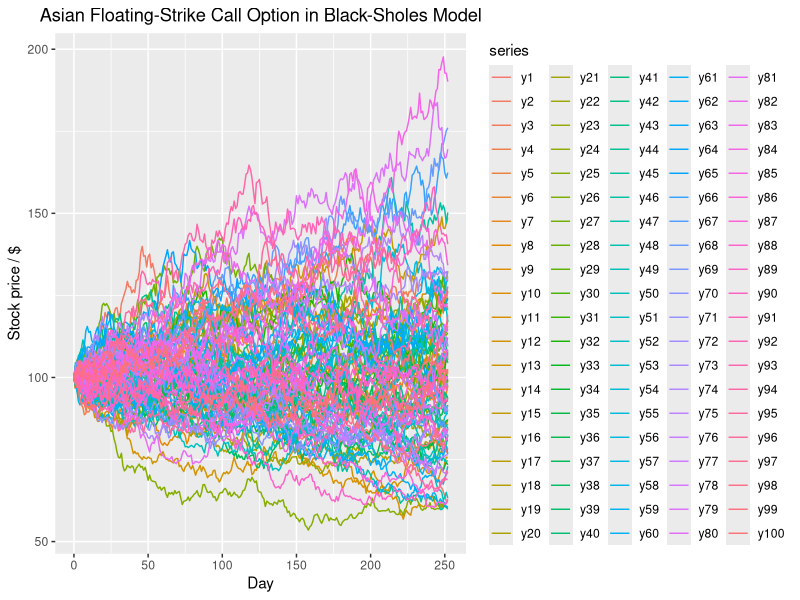
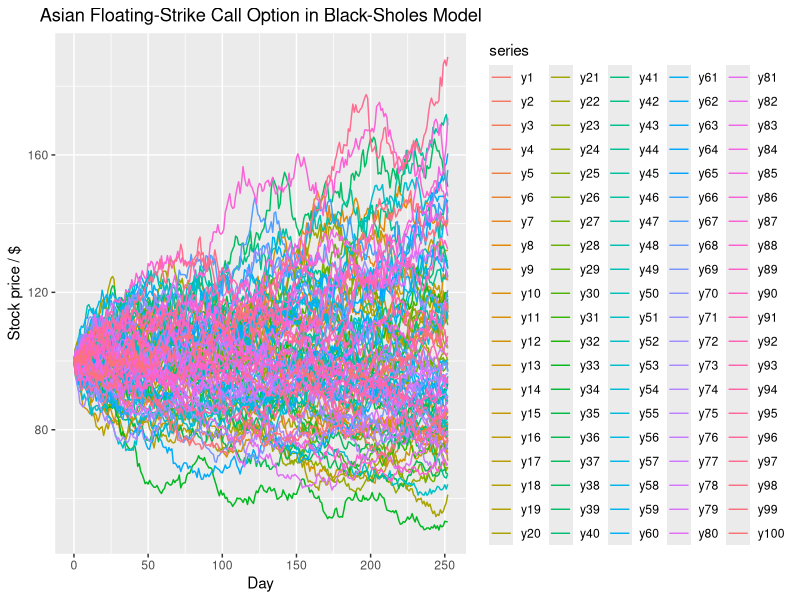
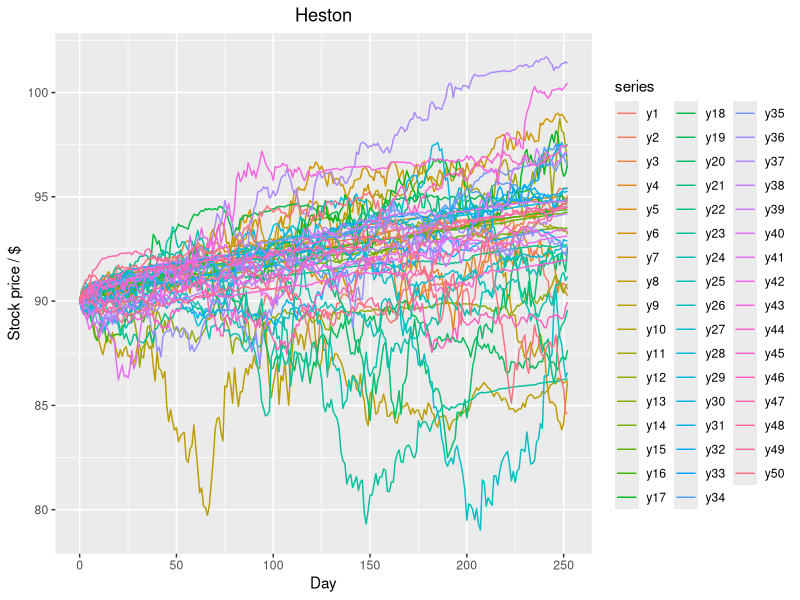
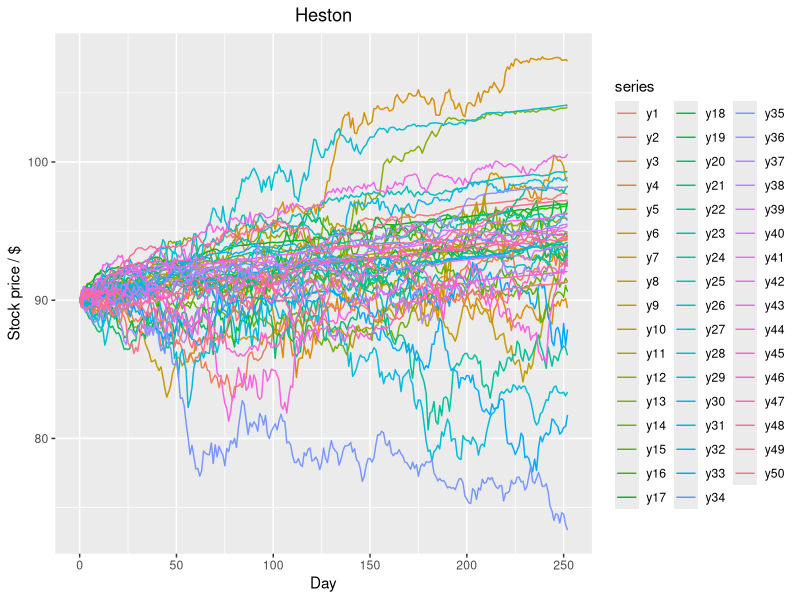
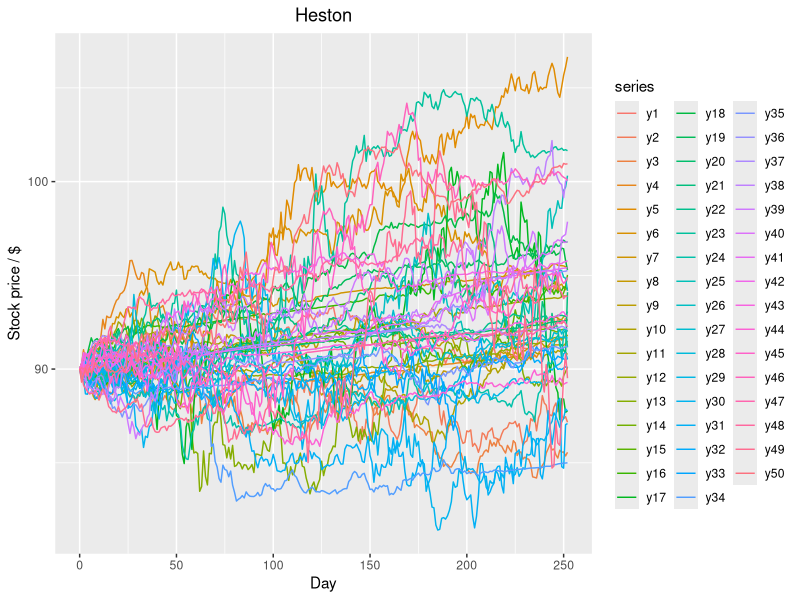

Reproduce these figures in R, in order.
library(ggplot2)
library(dplyr)
library(reshape2)


###############################################################
# =============================================================
# question 1 functions
# =============================================================
###############################################################


# function for matrix form binomial tree
bin_tree <- function(S0, u, d, N) {
  tree <- matrix(NA, nrow = N+1, ncol = N+1)
  
  for (i in 1:(N+1)){
    for (j in 1:i) {
      # u and d come into action only at t1
      tree[i,j] = S0 * u^(j-1) * d^(i-j)
    }
  }
    
  return(tree)
}


# function to calculate the risk-neutral synthetic probability
q_calc <- function(r,u,d) { 
  return((1.0+r-d)/(u-d))
}

# call/put return calculate
call_C <- function(St, K) {return(pmax(St - K,0))}
put_C <- function(St, K) { return(pmax(K-St,0))}


# function for the binomial tree, options price matrix and 
opt_price_EU <- function(S0, u, d, N, r, K, type = "European",ex_type = "Call"){
  
  # check for arbitrage
  if(!( (u > r + 1) & (r + 1 >= d) )){return("Your values of u, d and r permit arbitrage. Please check for u > 1+r > d.")}
  
  # draw binomial tree matrix
  binomial_tree <- bin_tree(S0 = S0, u = u, d = d, N = N)
  
  # initialise options price matrix
  opt_price_matrix <- matrix(0, nrow = nrow(binomial_tree), ncol = ncol(binomial_tree))

  if(ex_type=="Call"){
    # first we subtract the K from the last row and observe if its more than 0 (as usually)
    opt_price_matrix[nrow(opt_price_matrix),] = pmax(binomial_tree[nrow(binomial_tree),] - K, 0)
  }
  
  else if(ex_type=="Put"){
    opt_price_matrix[nrow(opt_price_matrix),] = pmax(K - binomial_tree[nrow(binomial_tree),],0)
  }
  
  else {return("Incorrect Option Call/Put type")}
  
  q = q_calc(r,u,d)
  
  # calculate the stock prices at each node
  for(i in (nrow(binomial_tree)-1):1){
    for(j in i:1){
      opt_price_matrix[i,j] = (q*opt_price_matrix[i+1,j+1] + (1-q)*opt_price_matrix[i+1,j])/(1+r)
    }
  }
      
      
  # initialise exercise matrix
  exer_mat <- matrix(0, nrow=nrow(opt_price_matrix), ncol = ncol(opt_price_matrix))

  if(type=="European") {
    # if EU return one only at the end
    
    exer_mat[N+1,] <- opt_price_matrix[N+1,]
    for(i in 0:N+1){
      if(exer_mat[N+1,i] > 0){ exer_mat[N+1,i] = 1}
    }
  }
  
  else if(type=="American") {
    # if American return ones at the nodes that are valuable
    
    exer_mat <- opt_price_matrix
    for(i in 1:N+1) {
      for (j in 1:i) {
        if(exer_mat[i,j] > 0) { exer_mat[i,j] = 1}
      }
    }
    exer_mat[1,1] <- 0
  }
  
  else {return("Please check the type of your option. You are only allowed to use European or American")}
  
  return(list(binomial_tree, opt_price_matrix, exer_mat, q))
}  


###############################################################
# =============================================================
# question 2 functions
# =============================================================
###############################################################

S_tph_EMM <- function(St, r, h, sigma, x_tph){
  return(St + r*St*h + sigma*St*x_tph*sqrt(h))
}

S_tph_MM <- function(St, r, h, sigma, x_tph){
  return(St + r*St*h + sigma*St*x_tph*sqrt(h) + 0.5*sigma^2*St*((x_tph*sqrt(h))^2-h))
}

C_AT <- function(S_T, S_avg){
  return(pmax(S_T - S_avg, 0))
}


asian_BSM <- function(M = 252, N = 10000, S0, r, sigma, k, Milstein = FALSE){
  # define step size h
  h = 1/M
  
  # initialise matrix
  matrix = matrix(0, N, M+1)
  matrix[,1] <- S0
  
  # initialise return vector
  return_vect <- rep(0, N)
  
  if(!Milstein){
    for (i in 1:N){
      for(j in 2:(M+1)){matrix[i,j] = rnorm(1)}
      
      
      # calculate stock price values for each node
      for (j in 2:(M+1)){
        matrix[i,j] = S_tph_EMM(matrix[i,j-1], r, h, sigma, matrix[i,j])
  
      }
      
      # average of stock prices
      A_T <- mean(matrix[i,])
  
      # calculate Asian-float returns
      return_vect[i] = C_AT(S_T = matrix[i,M+1], S_avg = A_T*k)
      
    }
  } else {
    
    for (i in 1:N){
      for(j in 2:(M+1)){matrix[i,j] = rnorm(1)}
      
      
      # calculate stock price values for each node
      for (j in 2:(M+1)){
        matrix[i,j] = S_tph_MM(matrix[i,j-1], r, h, sigma, matrix[i,j])
        
      }
      
      # average of stock prices
      A_T <- mean(matrix[i,])
      
      # calculate Asian-float returns
      return_vect[i] = C_AT(S_T = matrix[i,M+1], S_avg = A_T*k)
    }
  }
  
  x_vect <- seq(0,252,1)
  df <- data.frame("x" = x_vect)
  
  for(i in 1:100) {
    df[[paste("y", toString(i), sep = "")]] <- matrix[i,]
  } 
  
  df <- melt(df ,  id.vars = 'x', variable.name = 'series')
  
  ggplot(df, aes(x,value)) + geom_line(aes(colour = series)) +
  ggtitle("Asian Floating-Strike Call Option in Black-Sholes Model") +
  labs(y="Stock price / $", x = "Day") +
  theme(plot.title = element_text(hjust = 0.5))

  
  ggsave(paste('asian-floating-strike',"Melstein", toString(Milstein),".png",setp=""), device = "png", width = 40, height = 20, units = "cm")
  
  
  C_hat <- exp(-r)*mean(return_vect)
  

}

###############################################################
# =============================================================
# question 3 functions
# =============================================================
###############################################################


S_tph_hes <- function(St,Vt, r, h, sigma, x_tph){
  return(St + r*St*h + pmax(Vt,0)*St*x_tph*sqrt(h) + 0.5*pmax(Vt,0)^2*St*((x_tph*sqrt(h))^2-h))
}

V_tph <- function(Vt, theta, kappa, eta, h, epsilon) {
  return(Vt + (theta - kappa*pmax(Vt, 0))*h + eta*sqrt(pmax(Vt,0)*h)*epsilon)
}

# function to calculate Down-And-Out Barrier call
C_do <- function(vector, M, S_T, K, B) {
  
  for(i in 1:M){
    if(vector[i] < B)
      return(0)
  }
  
  return(pmax(S_T - K,0))
}


heston <- function(M,N,S0, V0, K, r, B, rho, kappa, theta, eta) {
  # define step size
  h = 1/M
  
  # initialise price matrix
  mat_S = matrix(0, N, (M+1))
  mat_S[,1] <- S0

  # initialise volatility matrix
  mat_V = matrix(0, N, (M+1))
  mat_V[,1] <- V0
  
  # initialise return vector
  return <- rep(0,N)
  
  for(i in 1:N) {
    for(j in 2:(M+1)) {
      mat_S[i,j] <- rnorm(1) 
      mat_V[i,j] <- rnorm(1) 
    }
    
    # calculate the returns and volatility
    for(j in 2:(M+1)) {
      epsilon <- rnorm(1)
      rnd <- rnorm(1)
      x_tph <- rho*epsilon + sqrt(1-rho^2)*rnd
      
      # calculate returns matrix with Misltein
      mat_S[i,j] = S_tph_hes(mat_S[i,j-1],mat_V[i, j-1], r, h, x_tph = x_tph)
      # calculate volatility matrix with Euler-Maruyama
      mat_V[i,j] = V_tph(mat_V[i, j-1], theta, kappa, eta, h, epsilon)
    }
    
    
    # compute payoff for each simulation with DO
    return[i] <- C_do(vector = mat_S[i,], M= M, S_T = mat_S[i,M], K = K, B=B)
    
  }
  answer <- mean(return)
  
  
  # Plot the simulation
  x_vect <- seq(0,252,1)
  df <- data.frame("x" = x_vect)
  
  for(i in 1:50) {
    df[[paste("y", toString(i), sep = "")]] <- mat_S[i,]
  } 
  
  df <- melt(df ,  id.vars = 'x', variable.name = 'series')
  
  ggplot(df, aes(x,value)) + geom_line(aes(colour = series)) +
    ggtitle("Heston") +
    labs(y="Stock price / $", x = "Day") +
    theme(plot.title = element_text(hjust = 0.5))
  
  ggsave(paste('Heston',"rho", toString(rho), "theta", toString(theta),".png",sep=""), 
         device = "png", 
         width = 40, 
         height = 20, 
         units = "cm")
  
  return(list(answer))
}


###############################################################
# =============================================================
# Simulate
# =============================================================
###############################################################


# European call
europe_cal <- opt_price_EU(S0 = 100, u = 1.1, d = 0.9, N = 10, r = 0.05, K = 100, type = "European",ex_type = "Call")
europe_cal
print("===================================================================")
europe_put <- opt_price_EU(S0 = 100, u = 1.1, d = 0.9, N = 10, r = 0.05, K = 100, type = "European",ex_type = "Put")
europe_put
print("===================================================================")
america_call <- opt_price_EU(S0 = 100, u = 1.1, d = 0.9, N = 10, r = 0.05, K = 100, type = "American",ex_type = "Call")
america_call
print("===================================================================")
america_put <- opt_price_EU(S0 = 100, u = 1.1, d = 0.9, N = 10, r = 0.05, K = 100, type = "American",ex_type = "Put")
america_put

# ========================================================================
# question 2 simulation


# Euler Maruyama simulation
asian_BSM(S0 = 100, r = 0.04, sigma = 0.25, k=0.9, Milstein = FALSE)

# Milstein simulation
asian_BSM(S0 = 100, r = 0.04, sigma = 0.25, k=0.9, Milstein = TRUE)

# The Milstein is slightly more rigorous as it adds a few terms into the equation, tihs makes it longer to calculate. But in this case it does not bring us much value as the difference in prices is minute.

# ========================================================================
# question 3 simulation

heston(M = 252,N = 100, S0 = 90, V0 = (0.04/1.15), K = 75, B = 70, r = (0.02/0.58), rho = -0.64, kappa = 1.15, theta = 0.04, eta = 0.39)

heston(M = 252,N = 100, S0 = 90, V0 = (0.06/1.15), K = 75, B = 70, r = (0.02/0.58), rho = -0.64, kappa = 1.15, theta = 0.06, eta = 0.39)


# 18.68878 vs 17.71818 => the idea that as the volatility increases, the prices go down, holds. i.e. negative correlation between the volatility and stock prices.

heston(M = 252,N = 100, S0 = 90, V0 = (0.06/1.15), K = 75, B = 70, r = (0.02/0.58), rho = 0, kappa = 1.15, theta = 0.06, eta = 0.39)


# the result went even higher. this is because due to no correlation between volatility and the stock prices, the volatility is smaller (dW = sigma * h)
